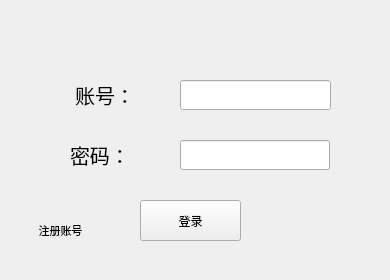
<?xml version="1.0" encoding="UTF-8"?>
<ui version="4.0">
 <class>LogInClass</class>
 <widget class="QWidget" name="LogInClass">
  <property name="geometry">
   <rect>
    <x>0</x>
    <y>0</y>
    <width>390</width>
    <height>280</height>
   </rect>
  </property>
  <property name="minimumSize">
   <size>
    <width>390</width>
    <height>280</height>
   </size>
  </property>
  <property name="maximumSize">
   <size>
    <width>390</width>
    <height>280</height>
   </size>
  </property>
  <property name="windowTitle">
   <string>登录</string>
  </property>
  <property name="styleSheet">
   <string notr="true"/>
  </property>
  <widget class="QLabel" name="Lab_AccNum">
   <property name="geometry">
    <rect>
     <x>70</x>
     <y>80</y>
     <width>70</width>
     <height>30</height>
    </rect>
   </property>
   <property name="sizePolicy">
    <sizepolicy hsizetype="Preferred" vsizetype="Preferred">
     <horstretch>0</horstretch>
     <verstretch>0</verstretch>
    </sizepolicy>
   </property>
   <property name="font">
    <font>
     <pointsize>15</pointsize>
    </font>
   </property>
   <property name="styleSheet">
    <string notr="true"/>
   </property>
   <property name="frameShape">
    <enum>QFrame::NoFrame</enum>
   </property>
   <property name="frameShadow">
    <enum>QFrame::Plain</enum>
   </property>
   <property name="text">
    <string>账号：</string>
   </property>
   <property name="alignment">
    <set>Qt::AlignCenter</set>
   </property>
   <property name="wordWrap">
    <bool>false</bool>
   </property>
  </widget>
  <widget class="QLineEdit" name="LiEd_PsWd">
   <property name="geometry">
    <rect>
     <x>180</x>
     <y>140</y>
     <width>150</width>
     <height>30</height>
    </rect>
   </property>
   <property name="statusTip">
    <string/>
   </property>
   <property name="styleSheet">
    <string notr="true"/>
   </property>
   <property name="echoMode">
    <enum>QLineEdit::Password</enum>
   </property>
  </widget>
  <widget class="QLineEdit" name="LiEd_AccNum">
   <property name="geometry">
    <rect>
     <x>180</x>
     <y>80</y>
     <width>151</width>
     <height>30</height>
    </rect>
   </property>
   <property name="styleSheet">
    <string notr="true"/>
   </property>
  </widget>
  <widget class="QLabel" name="Lab_PsWd">
   <property name="geometry">
    <rect>
     <x>70</x>
     <y>140</y>
     <width>70</width>
     <height>30</height>
    </rect>
   </property>
   <property name="font">
    <font>
     <pointsize>15</pointsize>
    </font>
   </property>
   <property name="styleSheet">
    <string notr="true"/>
   </property>
   <property name="text">
    <string>密码：</string>
   </property>
  </widget>
  <widget class="QPushButton" name="PsBt_LogIn">
   <property name="geometry">
    <rect>
     <x>140</x>
     <y>200</y>
     <width>101</width>
     <height>41</height>
    </rect>
   </property>
   <property name="styleSheet">
    <string notr="true"/>
   </property>
   <property name="text">
    <string>登录</string>
   </property>
  </widget>
  <widget class="QPushButton" name="PsBt_Rg">
   <property name="geometry">
    <rect>
     <x>30</x>
     <y>220</y>
     <width>61</width>
     <height>21</height>
    </rect>
   </property>
   <property name="font">
    <font>
     <pointsize>8</pointsize>
    </font>
   </property>
   <property name="styleSheet">
    <string notr="true"/>
   </property>
   <property name="text">
    <string>注册账号</string>
   </property>
   <property name="flat">
    <bool>true</bool>
   </property>
  </widget>
 </widget>
 <layoutdefault spacing="6" margin="11"/>
 <resources>
  <include location="LogIn.qrc"/>
 </resources>
 <connections/>
</ui>
